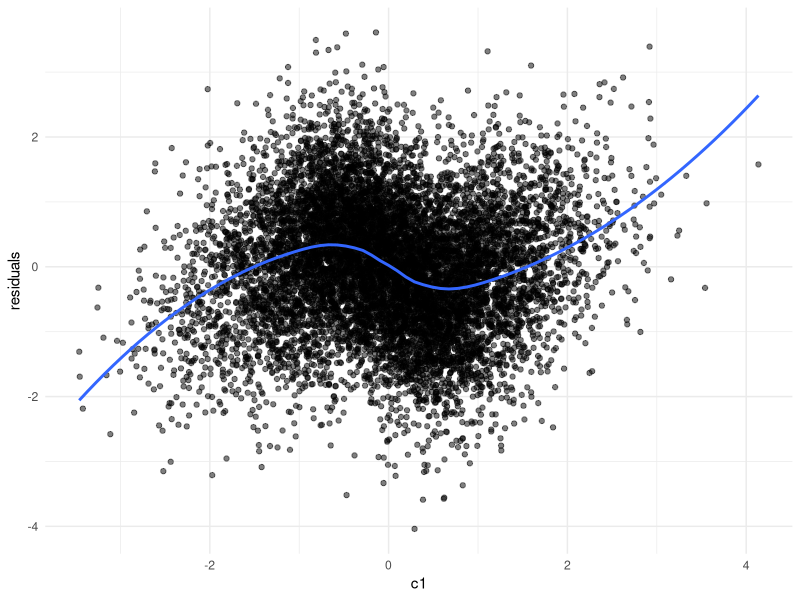

Reproduce this figure in R. (Note: this script raises an error after producing the figure.)
# in this script, we will try to demonstrate the problem of RI-CLPM. I.e. we will try to show that
# non-linearity of the confounders is a problem for the RI-CLPM.
# first we need to pick a confounding level and a level of non-linearity
# which we choose for this purpose to be quite high:
# confounding strength: 0.5
# non-linearity level: 0.6
# we use our helper function to draw up a gamma matrix that meets these criteria
# note that its implicit here that we distribute the confounding strength equally over X and Y
# and that we also distribute the non-linearity equally over X and Y

# reproducability
set.seed(12345)

# function to sample gamma vectors with specified properties

sample_gamma <- function(
    k_lin,                                             # number of linear confounders
    k_nonlin,                                          # number of nonlinear confounders
    s0,                                                # total variance explained by confounders
    eta0,                                              # nonlinearity index
    min_abs = 0.01,                                    # min and max absolute effect sizes for rejection sampling
    max_abs = 0.30,
    max_tries = 1e6                                    # max number of tries
) {

  k <- k_lin + k_nonlin

  ## allocate variance budgets
  LX <- (1 - eta0) * s0 / 2
  LY <- (1 - eta0) * s0 / 2
  NX <- eta0 * s0 / 2
  NY <- eta0 * s0 / 2

  for (try in 1:max_tries) {

    # ---- sample random directions ----
    u_x_lin  <- rnorm(k_lin)
    u_y_lin  <- rnorm(k_lin)
    u_x_nlin <- rnorm(k_nonlin)
    u_y_nlin <- rnorm(k_nonlin)

    # ---- normalize ----
    u_x_lin  <- u_x_lin  / sqrt(sum(u_x_lin^2))
    u_y_lin  <- u_y_lin  / sqrt(sum(u_y_lin^2))
    u_x_nlin <- u_x_nlin / sqrt(sum(u_x_nlin^2))
    u_y_nlin <- u_y_nlin / sqrt(sum(u_y_nlin^2))

    # ---- scale to proper total variance ----
    gamma_x_lin  <- sqrt(LX) * u_x_lin
    gamma_y_lin  <- sqrt(LY) * u_y_lin
    gamma_x_nlin <- sqrt(NX) * u_x_nlin
    gamma_y_nlin <- sqrt(NY) * u_y_nlin

    # ---- assemble full vectors ----
    gamma_x <- c(gamma_x_lin,  gamma_x_nlin)
    gamma_y <- c(gamma_y_lin,  gamma_y_nlin)

    # ---- rejection check (absolute bounds!) ----
    if (
      all(abs(gamma_x) >= min_abs & abs(gamma_x) <= max_abs &
          abs(gamma_y) >= min_abs & abs(gamma_y) <= max_abs)
    ) {
      return(list(
        gamma_x = gamma_x,
        gamma_y = gamma_y
      ))
    }
  }

  stop("Failed to find a valid sample within max_tries.")
}

# example usage
set.seed(42)

sampled <- sample_gamma(
  k_lin    = 3,
  k_nonlin = 3,
  s0       = 0.5,
  eta0     = 0.8
)

# now check the resulting gamma vectors
sampled$gamma_x
sampled$gamma_y

# partition into linear and nonlinear parts
gamma_x_lin  <- sampled$gamma_x[1:3]
gamma_x_tanh <- sampled$gamma_x[4:6]
gamma_y_lin  <- sampled$gamma_y[1:3]
gamma_y_tanh <- sampled$gamma_y[4:6]

# we will simulate data where the effects are:
# autoregressive: 0.25
# cross-lagged: 0.10
# innovation covariance: 0.3
# we will here use the exponential transform to make the confounders non-linear

# load required libraries
library(mvtnorm)
library(psych)                                             # for descriptives
library(lavaan)                                            # for fitting CLPM
library(tidyverse)

### CLPM parameters ###
N <- 1000000                                               # number of people
T <- 5                                                     # number of time points

ax <- 0.25                                                 # effect of X_(t-1) on X_t
ay <- 0.25                                                 # effect of Y_(t-1) on Y_t
bx <- 0.10                                                 # effect of Y_(t-1) on X_t
by <- 0.10                                                 # effect of X_(t-1) on Y_t
rho <- 0.30                                                # residual correlation of innovations
                                                          
# create the path matrix A from these effects
A <- matrix(c(ax, by, 
              bx, ay), 
            nrow = 2, byrow = TRUE)

### confounder parameters ###
k_lin <- 3                                                 # number of "linear" confounders (baseline C1..C3)

# baseline linear effects of confounders on X_t and Y_t
# specified above via sample_gamma()

# curvature parameter: lager = quicker "turning" around a point
# meaning a stronger non-linear effect.
a_tanh <- 2

# simulate base confounders: C1..C3 ~ N(0,1), independent
Psi_base <- diag(rep(1, k_lin))                            # variance-covariance matrix of base confounders (I in this case)
U_lin <- rmvnorm(N, 
                 mean  = rep(0, k_lin),                    # mean of confounders = 0, since we want standardised effect sizes
                 sigma = Psi_base)                         # C1..C3 ~ N(0,1), independent

# name the confounder columns
colnames(U_lin) <- paste0("c", 1:k_lin)                    # C1, C2, C3

# create tanh-transformed nonlinear confounders:
# T_j = standardized tanh(a_tanh * C_j), so each has mean ~0 and var ~1
# we also remove the linear part of C_j from T_j, so no dependency remains between the two (orthogonalization).
# this will later be useful to separate linear and non-linear effects
# when we want to calculate a measure of non-linearity later.
U_tanh <- apply(U_lin, 2, function(col) {

  # raw tanh transform of each confounder
  z_raw <- tanh(a_tanh * col)

  # remove the linear part of col (orthogonalize wrt the linear confounder)
  z_perp <- resid(lm(z_raw ~ col))

  # standardize to mean 0 and var 1
  as.numeric(scale(z_perp, center = TRUE, scale = TRUE))
})

# name the confounder columns
colnames(U_tanh) <- paste0("c", 1:k_lin, "_tanh")          # T1, T2, T3

# combine linear and tanh confounders into one matrix U
# columns: first the k_lin linear confounders, then k_lin tanh confounders
U <- cbind(U_lin, U_tanh)                                  # N x k, where k = 2 * k_lin
k <- ncol(U)                                               # total number of confounder variables

# empirical varcov matrix of (C, tanh(C)) confounders
Psi <- cov(U)

# effects for the tanh parts on X and Y
# you can tune these (often smaller than linear effects)
# we use the sampled values from above

# order of entries in gamma_x / gamma_y corresponds to the column order in U:
# (C1, C2, C3, T1, T2, T3)
gamma_x <- c(gamma_x_lin, gamma_x_tanh)
gamma_y <- c(gamma_y_lin, gamma_y_tanh)

# we can now build matrix B, which is 2 x k
B <- rbind(gamma_x, gamma_y)

### varcov matrixes ###
# we want the variance of each variable to be 1
S_target <- diag(2)                                        # initial 2x2 identity (var = 1, cov = 0)

# variance contributed by confounders
# S_U = B * Psi * B'
S_U  <- B %*% Psi %*% t(B)

# find covariance c between X and Y needed for target residual correlation rho
find_c <- function(A, S_U, rho) {

  f <- function(c) {
    # target stationary covariance of (X_t, Y_t)
    S_target_c <- matrix(c(1, c,
                           c, 1),
                         nrow = 2, byrow = TRUE)
    
    # dynamic part variance (remove confounder-induced variance)
    S_dyn_c <- S_target_c - S_U
    
    # innovation covariance matrix under stationarity
    Sigma_e_c <- S_dyn_c - t(A) %*% S_dyn_c %*% A
    
    # correlation of innovations
    v1 <- Sigma_e_c[1, 1]
    v2 <- Sigma_e_c[2, 2]
    cov12 <- Sigma_e_c[1, 2]
    corr_e <- cov12 / sqrt(v1 * v2)
    
    corr_e - rho
  }

  uniroot(f, interval = c(-0.99, 0.99))$root
}

# required covariance between X and Y
c_stat <- find_c(A, S_U, rho)

# overwrite S_target to include the stationary covariance between X and Y
S_target <- matrix(c(1, c_stat,
                     c_stat, 1),
                   nrow = 2, byrow = TRUE)

# variance by the dynamic process:
S_dyn <- S_target - S_U

# check positive semidefinite
eS <- eigen((S_dyn + t(S_dyn))/2)$values
eS[eS<1e-10]

# innovation covariance matrix
Sigma_e <- S_dyn - t(A) %*% S_dyn %*% A
Sigma_e <- (Sigma_e + t(Sigma_e))/2

# For t = 1, there is no carryover from a previous wave. The observed var-cov should be:
# Var([X1,Y1]) = S_U + Sigma_e1. To keep the same S_target at t=1, set:
Sigma_e1 <- S_dyn                             # because S_target = S_U + S_dyn
Sigma_e1 <- (Sigma_e1 + t(Sigma_e1))/2

# simulate panel data 

#  for t = 1: no lag yet, so Ddyn = e1 with Sigma_e1
Ddyn <- rmvnorm(N,                            
  mean  = c(0,0),                              
  sigma = Sigma_e1)                            

# initialise df with N rows and 2*T + k columns. 2*T for X and Y, k for confounders
df <- matrix(NA, nrow = N, ncol = 2*T + k)
colnames(df) <- c(paste0("x", 1:T),
                  paste0("y", 1:T),
                  colnames(U))

# save the confounders (C1..C3 and T1..T3)
df[, (2*T + 1):(2*T + k)] <- U

# first wave: add direct confounder effects
obs1 <- Ddyn + U %*% t(B)

df[, 1]    <- obs1[, 1] 
df[, 1+T ] <- obs1[, 2]

# remaining waves
for(i in 2:T){ 
  Ddyn <- Ddyn %*% t(A) + rmvnorm(N, sigma = Sigma_e) 
  obs  <- Ddyn + U %*% t(B) 
  df[, i]    <- obs[, 1] 
  df[, i+T ] <- obs[, 2] 
}

# basic checks
round(apply(df, 2, var), 3)
sigma <- cov(df)
round(sigma, 3)
describe(df)

# quick residual check for nonlinearity
df_sample <- df[sample(1:nrow(df), 10000), ]
lm_fit <- lm(x1 ~ c1, data = as.data.frame(df_sample))
residuals <- lm_fit$residuals

ggplot(df_sample, aes(x = c1, y = residuals)) +
  geom_point(alpha = 0.5) +
  geom_smooth(method = "loess", se = FALSE) +
  theme_minimal()

# RI-CLPM fitting
# ri-clpm model specification
model_riclpm <- "
rix =~ 1*x1 + 1*x2 + 1*x3 + 1*x4 + 1*x5
riy =~ 1*y1 + 1*y2 + 1*y3 + 1*y4 + 1*y5
rix ~~ rix
riy ~~ riy
rix ~~ riy

x1 ~~ 0*x1; x2 ~~ 0*x2; x3 ~~ 0*x3; x4 ~~ 0*x4; x5 ~~ 0*x5
y1 ~~ 0*y1; y2 ~~ 0*y2; y3 ~~ 0*y3; y4 ~~ 0*y4; y5 ~~ 0*y5

wx1 =~ 1*x1; wx2 =~ 1*x2; wx3 =~ 1*x3; wx4 =~ 1*x4; wx5 =~ 1*x5
wy1 =~ 1*y1; wy2 =~ 1*y2; wy3 =~ 1*y3; wy4 =~ 1*y4; wy5 =~ 1*y5

rix ~~ 0*wx1 + 0*wx2 + 0*wx3 + 0*wx4 + 0*wx5
rix ~~ 0*wy1 + 0*wy2 + 0*wy3 + 0*wy4 + 0*wy5
riy ~~ 0*wx1 + 0*wx2 + 0*wx3 + 0*wx4 + 0*wx5
riy ~~ 0*wy1 + 0*wy2 + 0*wy3 + 0*wy4 + 0*wy5

wx1 ~~ wx1; wx2 ~~ wx2; wx3 ~~ wx3; wx4 ~~ wx4; wx5 ~~ wx5
wy1 ~~ wy1; wy2 ~~ wy2; wy3 ~~ wy3; wy4 ~~ wy4; wy5 ~~ wy5
wy1 ~~ wx1; wy2 ~~ wx2; wy3 ~~ wx3; wy4 ~~ wx4; wy5 ~~ wx5

wx2 ~ wx1 + wy1
wy2 ~ wx1 + wy1
wx3 ~ wx2 + wy2
wy3 ~ wx2 + wy2
wx4 ~ wx3 + wy3
wy4 ~ wx3 + wy3
wx5 ~ wx4 + wy4
wy5 ~ wx4 + wy4

x1 + x2 + x3 + x4 + x5 ~ mx*1
y1 + y2 + y3 + y4 + y5 ~ my*1
"

# fit the ri-clpm
fit_riclpm <- lavaan::sem(
  model = model_riclpm,
  data  = as.data.frame(df),
  meanstructure = TRUE,
  estimator = "ML",
  missing = "FIML",
  fixed.x = FALSE
)
summary(fit_riclpm, standardized = TRUE, fit.measures = TRUE)
